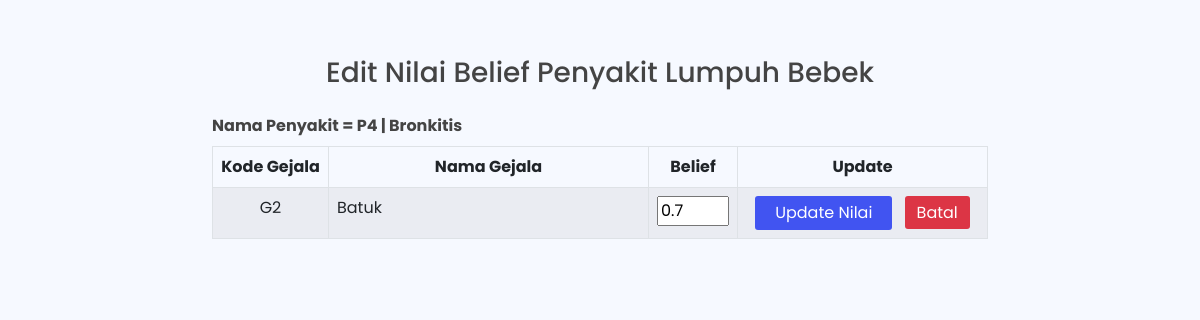
The page /admin/rules/editbelief.php?id_penyakit=4&id_gejala=2&belief=0.7 on the database its author committed.
### tables this page shows
CREATE TABLE `tb_penyakit` (
  `id` int(11) NOT NULL,
  `kdpenyakit` varchar(3) DEFAULT NULL,
  `nama_penyakit` varchar(100) DEFAULT NULL,
  `definisi` text DEFAULT NULL,
  `solusi` text NOT NULL
);

CREATE TABLE `tb_gejala` (
  `id` int(11) NOT NULL,
  `kdgejala` varchar(3) DEFAULT NULL,
  `gejala` text DEFAULT NULL
);

### admin/rules/editbelief.php (the view, shortened to what this page needs)
<!DOCTYPE html>
<html lang="en">
<head>
  <link href="../../assets/vendor/bootstrap/css/bootstrap.min.css" rel="stylesheet">
  <link rel="stylesheet" href="https://cdn.jsdelivr.net/npm/bootstrap-icons@1.10.2/font/bootstrap-icons.css">
  <link href="../../assets/vendor/boxicons/css/boxicons.min.css" rel="stylesheet">
  <link href="../../assets/vendor/quill/quill.snow.css" rel="stylesheet">
  <link href="../../assets/vendor/quill/quill.bubble.css" rel="stylesheet">
  <link href="../../assets/vendor/remixicon/remixicon.css" rel="stylesheet">
  <link href="../../assets/vendor/simple-datatables/style.css" rel="stylesheet">
  <link href="../../assets/css/style.css" rel="stylesheet">
</head>
<body>
  <section>
    <div class="row mt-5 mx-auto">
      <div class="col-md-8 mt-2 mx-auto">
        <h3 class="text-center mb-4">Edit Nilai Belief Penyakit Lumpuh Bebek</h3>
        <?php
        include "../koneksi.php";
        $kdpenyakit = $_GET['id_penyakit'];
        $queryP = mysqli_query($koneksi, "SELECT * FROM tb_penyakit WHERE id='$kdpenyakit' ");
        $dataP = mysqli_fetch_array($queryP);
        echo "<b>Nama Penyakit = " . $dataP['kdpenyakit'] . " | " . $dataP['nama_penyakit'];
        ?></b>
        <form id="form1" name="form1" method="post" action="./updatebelief.php?id_penyakit=<?php echo $_GET['id_penyakit']; ?>&id_gejala=<?php echo $_GET['id_gejala']; ?>" enctype="multipart/form-data">
          <div class="table-responsive">
            <table class="table table-striped table-bordered mt-2">
              <thead>
                <tr>
                  <th width='116px' class="text-center">Kode Gejala</th>
                  <th class="text-center">Nama Gejala</th>
                  <th width='10px' class="text-center">Belief</th>
                  <th width='250px' class="text-center">Update</th>
                </tr>
              </thead>
              <tbody>
                <?php
                include "../koneksi.php";
                $query = mysqli_query($koneksi, " SELECT * FROM tb_gejala WHERE id='$_GET[id_gejala]' ") or die(mysqli_error($koneksi));
                while ($row = mysqli_fetch_array($query)) {
                ?>
                  <tr>
                    <td class="text-center"><?php echo $row['kdgejala']; ?></td>
                    <td><?php echo $row['gejala']; ?>
                    <td class="text-center"><input name="updatebelief" type="text" size="2" value="<?php echo $_GET['belief']; ?>"></td>
                    <td class="text-center"><input class="submit" type="submit" value="Update Nilai">
                      <a href="./rules.php" class="ms-2 batal">Batal</a>
                    </td>
                  </tr>
                <?php } ?>
              </tbody>
            </table>
        </form>
      </div>
    </div>
  </section>
</body>
</html>

### assets/css/style.css (style rules this page uses)
:root { scroll-behavior: smooth; }
body { font-family: "Poppins", sans-serif; background: #f6f9ff; color: #444444; }
a { color: #4154f1; text-decoration: none; }
h1, h2, h3, h4, h5, h6 { font-family: "Poppins", sans-serif; }

### admin/rules/editbelief.php (style rules this page uses)
.submit { background-color: #4154f1; border: none; color: white; padding: 5px 20px; border-radius: 3px; }
.batal { background-color: #dc3545; border: none; color: white; padding: 5px 12px; border-radius: 3px; }

### rows shown on the page
tb_penyakit: kdpenyakit "P4", nama_penyakit "Bronkitis"
tb_gejala: kdgejala "G2", gejala "Batuk"
